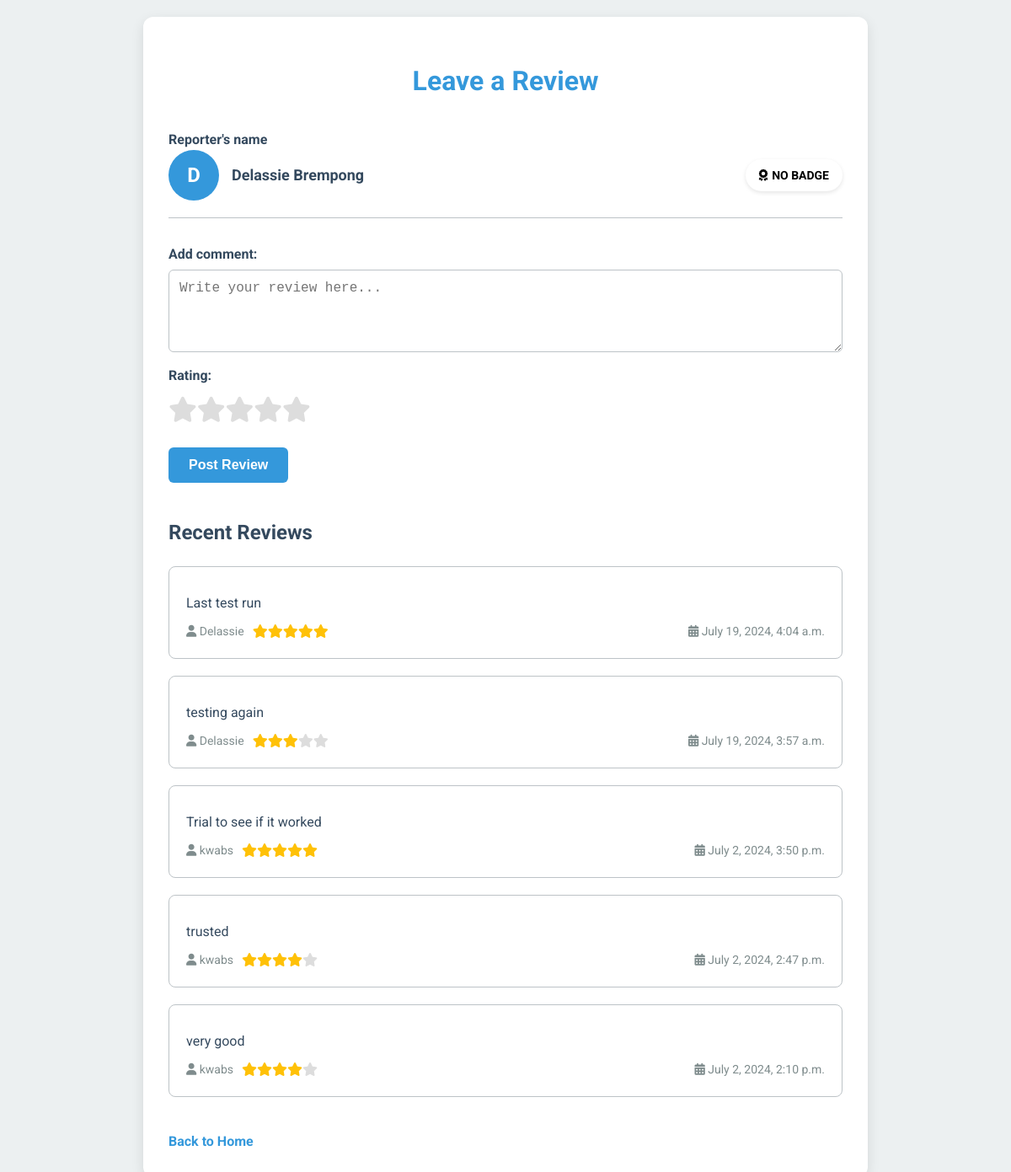
Screenshot of /review/4/ (signed in) with the database file from the repository.
### Inventory/models.py (models this page shows, shortened)
class Lost(models.Model):
    CATEGORY_CHOICES = [
        ('ID', 'ID'),
        ('Wallet', 'Wallet'),
        ('Keys', 'Keys'),
        ('Phone', 'Phone'),
        ('Laptop', 'Laptop'),
        ('Tablet', 'Tablet'),
        ('Clothing', 'Clothing'),
        ('Jewelry', 'Jewelry'),
        ('Backpack', 'Backpack'),
        ('Headphones', 'Headphones'),
        ('Glasses', 'Glasses'),
        ('Books', 'Books'),
        ('Documents', 'Documents'),
        ('Other', 'Other'),
    ]
    category = models.CharField(max_length=100, choices=CATEGORY_CHOICES)
    image = models.ImageField(upload_to='lost_images/')
    lostdesc = models.TextField(blank=True, null=True)  # Updated to be optional
    name = models.CharField(max_length=255, blank=True, null=True)  # Updated to be optional
    indexNo = models.IntegerField(blank=True, null=True)  # Updated to be optional
    location = models.TextField()
    uploader_name = models.CharField(max_length=255)

class Review(models.Model):
    reviewer_name = models.ForeignKey(User, on_delete=models.CASCADE)
    lost_item = models.ForeignKey(Lost, on_delete=models.CASCADE)
    rating = models.IntegerField(choices=[(i, i) for i in range(1, 6)])
    review_text = models.TextField()
    created_at = models.DateTimeField(auto_now_add=True)
    uploader_name = models.TextField()

### Inventory/views.py (the view, shortened to what this page needs)
# urls.py: path('review/<int:lost_item_id>/',views.review,name="review"),
@login_required
def review(request, lost_item_id):
    lost_item = get_object_or_404(Lost, id=lost_item_id)
    reviews = Review.objects.filter(uploader_name=lost_item.uploader_name).order_by('-created_at')
    reviewers_badges = {}
    for review in reviews:
        badges = Badges.objects.filter(uploader_name=lost_item.uploader_name).first()
        if badges:
            badge_type = badges.get_badge_type()
            if badge_type:
                reviewers_badges[review.reviewer_name.username] = badge_type
    highest_badge_user = Badges.get_highest_count_user()
    context = {
        'lost_item': lost_item,
        'reviews': reviews,
        'reviewers_badges': reviewers_badges,
    }
    return render(request, 'Review.html', context)

### Inventory/models.py (called while the page is built)
    def get_badge_type(self):
        if self.count >= 50:
            return 'Trustworthy'
        elif self.count >= 25:
            return 'Reliable'
        elif self.count >= 10:
            return 'Proven'
        return 'No Badge'

    @staticmethod
    def get_highest_count_user():
        return Badges.objects.order_by('-count').first()

### Inventory/templates/Review.html (shortened to what this page needs)
<!DOCTYPE html>
<html lang="en">
<head>
    <link rel="stylesheet" href="https://cdnjs.cloudflare.com/ajax/libs/font-awesome/6.0.0-beta3/css/all.min.css">
</head>
<body>
    <div class="container">
        <h1>Leave a Review</h1>
        <label for="review_text">Reporter's name</label>
        <br>
        <div class="uploader-profile">
            <div class="uploader-info">
                <div class="profile-image">
                    {{ lost_item.uploader_name|first|upper }}
                </div>
                <div class="uploader-name">{{ lost_item.uploader_name }}</div>
            </div>
            {% if reviewers_badges %}
            {% for badge_type in reviewers_badges.values %}
                {% if forloop.first %}
                    <span class="badge {{ badge_type }}">
                        <i class="fas fa-award"></i>
                        {{ badge_type|title }}
                    </span>
                {% endif %}
            {% endfor %}
        {% endif %}
        </div>
        <form method="POST" class="review-form">
            <div class="form-group">
                <label for="review_text">Add comment:</label>
                <textarea id="review_text" name="review_text" rows="4" placeholder="Write your review here..."></textarea>
            </div>
            <div class="form-group">
                <label>Rating:</label>
                <div class="rating">
                    <input type="radio" id="star5" name="rating" value="5" /><label for="star5" title="5 stars"><i class="fas fa-star"></i></label>
                    <input type="radio" id="star4" name="rating" value="4" /><label for="star4" title="4 stars"><i class="fas fa-star"></i></label>
                    <input type="radio" id="star3" name="rating" value="3" /><label for="star3" title="3 stars"><i class="fas fa-star"></i></label>
                    <input type="radio" id="star2" name="rating" value="2" /><label for="star2" title="2 stars"><i class="fas fa-star"></i></label>
                    <input type="radio" id="star1" name="rating" value="1" /><label for="star1" title="1 star"><i class="fas fa-star"></i></label>
                </div>
            </div>
            <button type="submit">Post Review</button>
        </form>
        {% if reviews %}
        <div class="review-container">
            <h2>Recent Reviews</h2>
            {% for review in reviews %}
                <div class="review">
                    <p>{{ review.review_text }}</p>
                    <div class="review-meta">
                        <div class="reviewer-info">
                            <span><i class="fas fa-user"></i> {{ review.reviewer_name }}</span>
                            <div class="stars">
                                {% for i in "12345"|make_list %}
                                    {% if forloop.counter <= review.rating %}
                                        <i class="fas fa-star"></i>
                                    {% else %}
                                        <i class="fas fa-star" style="color: #ddd;"></i>
                                    {% endif %}
                                {% endfor %}
                            </div>
                        </div>
                        <span><i class="fas fa-calendar-alt"></i> {{ review.created_at }}</span>
                    </div>
                </div>
            {% endfor %}
        </div>
        {% endif %}
        <a href="{% url 'home' %}" class="home-link">Back to Home</a>
    </div>
</body>
</html>

### Inventory/templates/Review.html (style rules this page uses)
:root { --primary-color: #3498db; --secondary-color: #2980b9; --background-color: #ecf0f1; --text-color: #34495e; --border-color: #bdc3c7; }
body { font-family: 'Roboto', sans-serif; background-color: var(--background-color); color: var(--text-color); margin: 0; padding: 20px; line-height: 1.6; }
.container { max-width: 800px; margin: 0 auto; padding: 30px; background-color: #fff; border-radius: 12px; box-shadow: 0 5px 15px rgba(0, 0, 0, 0.1); }
h1 { text-align: center; margin-bottom: 30px; color: var(--primary-color); }
.uploader-profile { display: flex; align-items: center; justify-content: space-between; margin-bottom: 30px; padding-bottom: 20px; border-bottom: 1px solid var(--border-color); }
.uploader-info { display: flex; align-items: center; }
.profile-image { width: 60px; height: 60px; border-radius: 50%; background-color: var(--primary-color); display: flex; justify-content: center; align-items: center; color: white; font-weight: bold; font-size: 24px; margin-right: 15px; }
.uploader-name { font-weight: bold; font-size: 18px; }
.badge { display: inline-flex; align-items: center; padding: 8px 16px; border-radius: 50px; color: black; font-size: 14px; font-weight: bold; text-transform: uppercase; box-shadow: 0 2px 5px rgba(0, 0, 0, 0.1); transition: all 0.3s ease; }
.badge i { margin-right: 5px; }
.review-form { display: flex; flex-direction: column; gap: 15px; }
.form-group { display: flex; flex-direction: column; }
label { font-weight: bold; margin-bottom: 5px; }
.review-form textarea { padding: 12px; border: 1px solid var(--border-color); border-radius: 6px; font-size: 16px; transition: border-color 0.3s ease; }
.rating { display: flex; flex-direction: row-reverse; justify-content: flex-end; }
.rating label { cursor: pointer; font-size: 30px; color: #ddd; transition: color 0.3s ease; }
.review-form button { align-self: flex-start; padding: 12px 24px; border: none; border-radius: 6px; background-color: var(--primary-color); color: #fff; font-size: 16px; font-weight: bold; cursor: pointer; transition: background-color 0.3s ease; }
.review-container { margin-top: 40px; }
.review { padding: 20px; border: 1px solid var(--border-color); border-radius: 8px; margin-bottom: 20px; background-color: #fff; transition: box-shadow 0.3s ease; }
.review p { margin: 10px 0; }
.review-meta { display: flex; justify-content: space-between; align-items: center; color: #7f8c8d; font-size: 14px; }
.reviewer-info { display: flex; align-items: center; }
.stars { display: inline-flex; margin-left: 10px; }
.stars i { color: #ffc107; font-size: 16px; }
.home-link { display: inline-block; margin-top: 20px; color: var(--primary-color); text-decoration: none; font-weight: bold; }

### rows the page displays
Lost: uploader_name|first "D", uploader_name "Delassie Brempong"
Review: review_text "Last test run", reviewer_name "Delassie", rating 5 (drawn), created_at "July 19, 2024, 4:04 a.m."
Review: review_text "testing again", reviewer_name "Delassie", rating 3 (drawn), created_at "July 19, 2024, 3:57 a.m."
Review: review_text "Trial to see if it worked", reviewer_name "kwabs", rating 5 (drawn), created_at "July 2, 2024, 3:50 p.m."
Review: review_text "trusted", reviewer_name "kwabs", rating 4 (drawn), created_at "July 2, 2024, 2:47 p.m."
Review: review_text "very good", reviewer_name "kwabs", rating 4 (drawn), created_at "July 2, 2024, 2:10 p.m."

### other values shown
{{ badge_type|title }} "NO BADGE"
